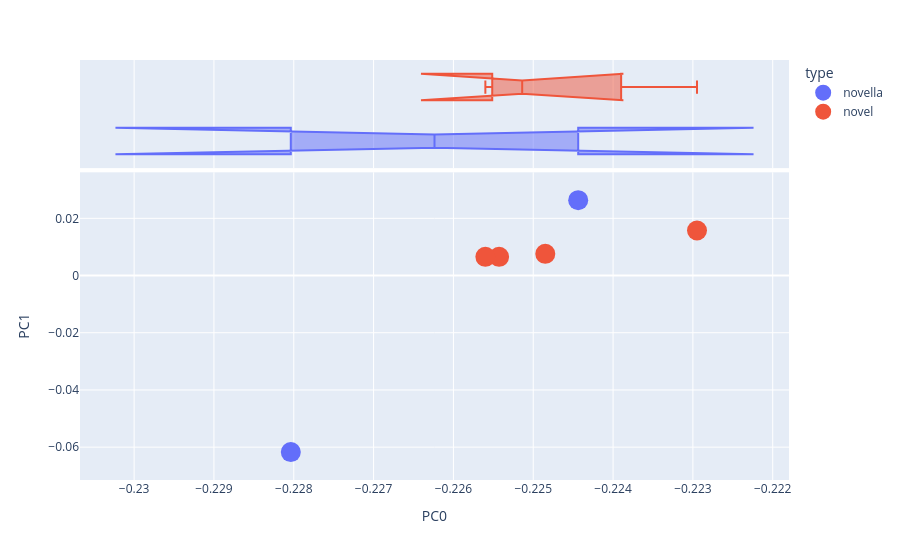

Write notebook code for a chart like this one.
### Code cell
vis_pcs(DCM3, 0, 1)

### Figure 1 — Plotly figure (JSON) as saved in the notebook; plotly's stock layout.template omitted (floating-point values rounded to 4 significant figures)
{"data": [{"hovertemplate": "<b>%{hovertext}</b><br><br>type=novella<br>PC0=%{x}<br>PC1=%{y}<extra></extra>", "hovertext": ["NOTES FROM THE UNDERGROUND", "THE GAMBLER"], "legendgroup": "novella", "marker": {"color": "#636efa", "size": 20, "symbol": "circle"}, "mode": "markers", "name": "novella", "orientation": "v", "showlegend": true, "type": "scatter", "x": [-0.2244, -0.228], "xaxis": "x", "y": [0.02634, -0.06174], "yaxis": "y"}, {"alignmentgroup": "True", "hovertemplate": "<b>%{hovertext}</b><br><br>type=novella<br>PC0=%{x}<extra></extra>", "hovertext": ["NOTES FROM THE UNDERGROUND", "THE GAMBLER"], "legendgroup": "novella", "marker": {"color": "#636efa", "size": 20, "symbol": "circle"}, "name": "novella", "notched": true, "offsetgroup": "novella", "showlegend": false, "type": "box", "x": [-0.2244, -0.228], "xaxis": "x2", "yaxis": "y2"}, {"hovertemplate": "<b>%{hovertext}</b><br><br>type=novel<br>PC0=%{x}<br>PC1=%{y}<extra></extra>", "hovertext": ["CRIME AND PUNISHMENT", "THE IDIOT", "THE POSSESSED", "THE BROTHERS KARAMAZOV"], "legendgroup": "novel", "marker": {"color": "#EF553B", "size": 20, "symbol": "circle"}, "mode": "markers", "name": "novel", "orientation": "v", "showlegend": true, "type": "scatter", "x": [-0.2254, -0.2256, -0.2248, -0.2229], "xaxis": "x", "y": [0.006538, 0.006529, 0.007582, 0.01576], "yaxis": "y"}, {"alignmentgroup": "True", "hovertemplate": "<b>%{hovertext}</b><br><br>type=novel<br>PC0=%{x}<extra></extra>", "hovertext": ["CRIME AND PUNISHMENT", "THE IDIOT", "THE POSSESSED", "THE BROTHERS KARAMAZOV"], "legendgroup": "novel", "marker": {"color": "#EF553B", "size": 20, "symbol": "circle"}, "name": "novel", "notched": true, "offsetgroup": "novel", "showlegend": false, "type": "box", "x": [-0.2254, -0.2256, -0.2248, -0.2229], "xaxis": "x2", "yaxis": "y2"}], "layout": {"autosize": true, "legend": {"title": {"text": "type"}, "tracegroupgap": 0}, "margin": {"t": 60}, "xaxis": {"anchor": "y", "autorange": true, "domain": [0, 1], "range": [-0.2307, -0.2218], "title": {"text": "PC0"}, "type": "linear"}, "xaxis2": {"anchor": "y2", "autorange": true, "domain": [0, 1], "matches": "x", "range": [-0.2307, -0.2218], "showgrid": true, "showticklabels": false, "type": "linear"}, "yaxis": {"anchor": "x", "autorange": true, "domain": [0, 0.7326], "range": [-0.06961, 0.03422], "title": {"text": "PC1"}, "type": "linear"}, "yaxis2": {"anchor": "x2", "autorange": true, "domain": [0.7426, 1], "matches": "y2", "range": [-0.5, 1.5], "showgrid": false, "showline": false, "showticklabels": false, "ticks": "", "type": "category"}}}
